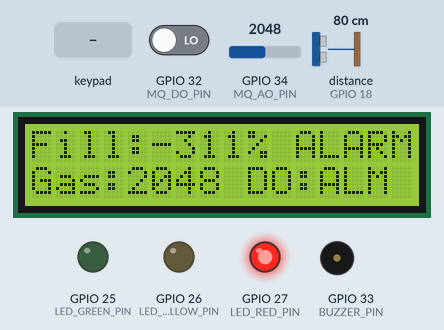
The sketch below on a simulated ESP32. Parts: 16×2 character LCD, output pins drawn as LEDs (lit = HIGH), buzzer (waves = sounding). Wiring (inferred from the names in the program): ultrasonic range finder: trigger GPIO 5; echo GPIO 18. Inputs (shaded band) come from the test bench; at power-on: GPIO 32 (MQ_DO_PIN) LOW, GPIO 34 (MQ_AO_PIN) = 2048, distance to the obstacle (sensor on GPIO 18) 80 cm. The echo pulse lasts 58.3 µs per cm; WiFi joins after 1.5 s; servers stay silent unless stated; uploads are accepted with an empty reply; pins used as bus, display or sensor lines are not drawn; what the sketch prints to the serial monitor is not drawn.

Above: at 4.5 s.
4.6 s: keypad keys 1 2 1 4 1 3 pressed 0.4 s apart
At 7.8 s:
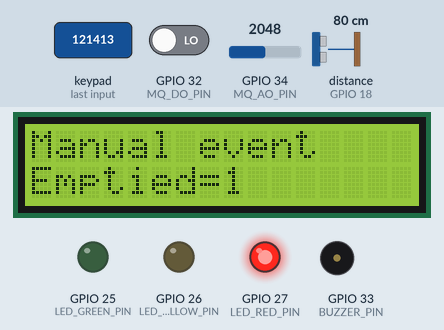
10.7 s: GPIO 32 (MQ_DO_PIN) driven HIGH
At 13.5 s:
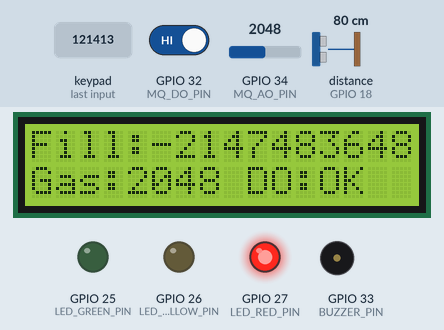
14.7 s: GPIO 34 (MQ_AO_PIN) set to 491
At 15.7 s:
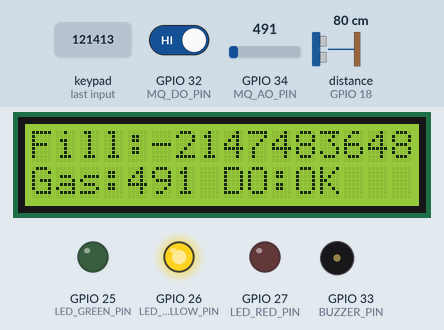
18.7 s: GPIO 34 (MQ_AO_PIN) set to 418
At 20.2 s:
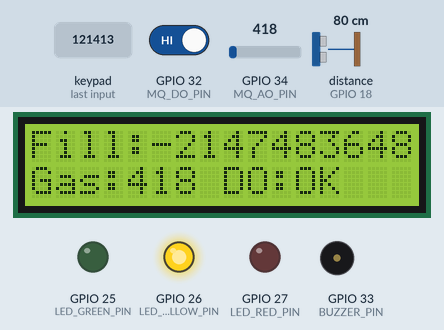
20.5 s: GPIO 34 (MQ_AO_PIN) set to 370
At 21.5 s:
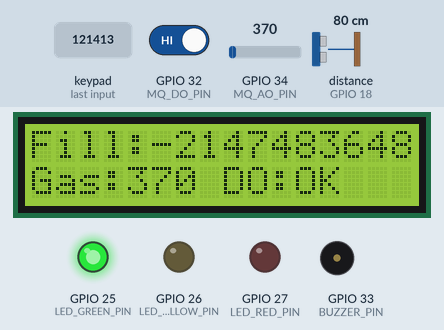
22.5 s: key '#' pressed
At 23.8 s:
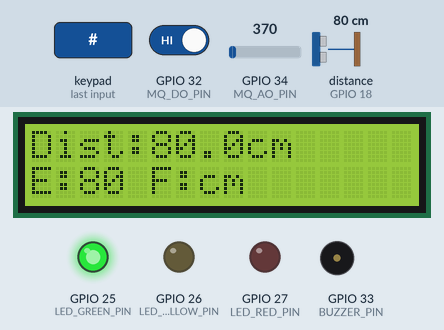
Timing chart, 0 to 25.5 s (numbered marks = the images above; inputs shaded):
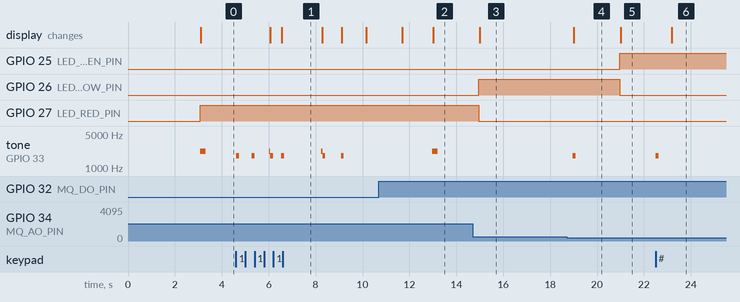

Measured:
- the behaviour switches between 400 and 399 on GPIO 34 (MQ_AO_PIN) (found by bisection; images 4 and 5)
- after the input at 4.6 s, the display: first changes after 1.5 s (image 1 shows a later state)
- after the input at 10.7 s, the display: first differs from a run without the input after 2.3 s (image 2)
- after the input at 14.7 s, GPIO 26 (LED_YELLOW_PIN): LOW → HIGH after 0.26 s; GPIO 27 (LED_RED_PIN): HIGH → LOW after 0.26 s; tone on GPIO 33 (BUZZER_PIN): stays silent (without the input it goes to 2200 Hz after 1.3 s); the display: changes after 0.31 s (image 3)
- after the input at 18.7 s, the display: changes after 0.31 s (image 4)
- after the input at 20.5 s, GPIO 25 (LED_GREEN_PIN): LOW → HIGH after 0.47 s; GPIO 26 (LED_YELLOW_PIN): HIGH → LOW after 0.47 s; the display: changes after 0.51 s (image 5)
- after the input at 22.5 s, tone on GPIO 33 (BUZZER_PIN): silent → 1800 Hz at once, → silent 0.12 s later; the display: changes after 0.69 s (image 6)
- by itself, tone on GPIO 33 (BUZZER_PIN): plays 1800 Hz for 0.12 s, 1800 Hz for 0.12 s, 2200 Hz for 0.05 s, 1800 Hz for 0.12 s, 1800 Hz for 0.12 s, 2200 Hz for 0.06 s … (8 notes in this stretch)

The sketch:

smart_trash_esp32.ino
```cpp
/*
Smart Trash Bin Fill + Odor Monitoring System
ESP32 firmware
*/

#include <WiFi.h>
#include <HTTPClient.h>
#include <Wire.h>
#include <LiquidCrystal_I2C.h>
#include <Keypad.h>
#include <Preferences.h>
#include <WiFiClientSecure.h> // TELEGRAM KISMI


// Network configuration
const char* WIFI_SSID = "Galaxy S22 Ultra B12D";
const char* WIFI_PASSWORD = "bob12345a";
//const char* WIFI_SSID = "readme note on iki puro";
//const char* WIFI_PASSWORD = "jonganma";

// Change the IP address to the PC/server running server.cpp
const char* API_URL = "http://10.99.101.218:8080/api/trash";

// Device configuration
const char* DEVICE_ID = "trash_bin_01";
const char* FIRMWARE_VERSION = "2.0.0";

//USED PINS
//5,18,34,32,25,26,27,33,21,22,23,19,17,16,12,13

// Pin configuration
const int TRIG_PIN = 5;
const int ECHO_PIN = 18;

const int MQ_AO_PIN = 34;     // ADC input only
const int MQ_DO_PIN = 32;     // Digital output from MQ module
const bool MQ_DO_ACTIVE_LOW = true;

const int LED_GREEN_PIN = 25;
const int LED_YELLOW_PIN = 26;
const int LED_RED_PIN = 27;
const int BUZZER_PIN = 33;

// LCD: common I2C address is 0x27 or 0x3F
LiquidCrystal_I2C lcd(0x27, 16, 2);

// Keypad wiring - change if your hardware uses different pins
const byte ROWS = 4;
const byte COLS = 3;

char keys[ROWS][COLS] = {
  {'1','2','3'},
  {'4','5','6'},
  {'7','8','9'},
  {'*','0','#'}
};

byte rowPins[ROWS] = {23, 19, 17, 16};
byte colPins[COLS] = {12, 14, 13};
Keypad keypad = Keypad(makeKeymap(keys), rowPins, colPins, ROWS, COLS);

// Thresholds
const int FILL_WARNING = 70;
const int FILL_ALARM = 90;
const int GAS_WARNING = 400;
const int GAS_ALARM = 800;

// Timing
const unsigned long SENSOR_INTERVAL_MS = 1000;
const unsigned long POST_INTERVAL_MS = 5000;
const unsigned long LCD_INTERVAL_MS = 1000;
const unsigned long WIFI_RETRY_INTERVAL_MS = 5000;

// Calibration defaults
// emptyDistanceCm: distance from sensor to trash when bin is empty
// fullDistanceCm : distance from sensor to trash when bin is considered full
float emptyDistanceCm = 22.303548387097;
float fullDistanceCm = 3.781282051282;
int cleanGasBaseline = 0;

// Runtime values
Preferences prefs;

float distanceCm = -1.0;
int fillPercent = 0;
int gasRaw = 0;
float gasVoltage = 0.0;
bool gasDigitalAlarm = false;
String systemStatus = "NORMAL";
String lastStatusForTelegram = "NORMAL"; // Durum değişimini takip etmek için ekledik

int previousFillPercent = 0;
bool forceEmptiedEvent = false;
int emptiedEvent = 0;

unsigned long lastSensorMs = 0;
unsigned long lastPostMs = 0;
unsigned long lastLcdMs = 0;
unsigned long lastWifiRetryMs = 0;

byte lcdPage = 0;


// Prototip
bool sendDataToServer();


String urlEncode(const String& value) {
  String encoded = "";
  char buf[4];

  for (size_t i = 0; i < value.length(); i++) {
    char c = value[i];

    if (isalnum(c) || c == '-' || c == '_' || c == '.' || c == '~') {
      encoded += c;
    } else if (c == ' ') {
      encoded += '+';
    } else {
      snprintf(buf, sizeof(buf), "%%%02X", (unsigned char)c);
      encoded += buf;
    }
  }

  return encoded;
}

// TELEGRAM KISMI: Mesaj gönderme fonksiyonu
void sendTelegramMessage(String message) {
  WiFiClientSecure client;
  client.setInsecure(); // Windows/ESP32 sertifika hatalarını önler

  String token = "8607846827:AAHP3oKxtuAtw5RJJ9KYOY-PvFoOvp2vCWE";
  String chat_id = "1142788030";

  if (client.connect("api.telegram.org", 443)) {
    // Mesajdaki boşlukları ve özel karakterleri düzeltmek için urlEncode kullanıyoruz
    String url = "/bot" + token + "/sendMessage?chat_id=" + chat_id + "&text=" + urlEncode(message);
    client.print(String("GET ") + url + " HTTP/1.1\r\n" +
                 "Host: api.telegram.org\r\n" +
                 "Connection: close\r\n\r\n");
    Serial.println("Telegram: Mesaj gonderildi!");
  }
}


// Wi-Fi
void connectWiFi() {
  if (WiFi.status() == WL_CONNECTED) return;

  Serial.print("Connecting to Wi-Fi: ");
  //Serial.println(WIFI_SSID);

  //WiFi.mode(WIFI_STA);
  WiFi.begin(WIFI_SSID, WIFI_PASSWORD);
  unsigned long start = millis();
  while (WiFi.status() != WL_CONNECTED && millis() - start < 12000) {
    delay(300);
    Serial.print(".");
  }
  Serial.println();

  if (WiFi.status() == WL_CONNECTED) {
    Serial.print("Wi-Fi connected. IP: ");
    Serial.println(WiFi.localIP());
  } else {
    Serial.println("Wi-Fi connection failed. Will retry later.");
  }
}

void ensureWiFi() {

}

// Sensor reading
float readUltrasonicDistanceOnce() {
  digitalWrite(TRIG_PIN, LOW);
  delayMicroseconds(5);

  digitalWrite(TRIG_PIN, HIGH);
  delayMicroseconds(18);
  digitalWrite(TRIG_PIN, LOW);

  // Timeout 30 ms ~= 5 meters, enough for trash bin
  unsigned long duration = pulseIn(ECHO_PIN, HIGH, 30000);

  if (duration == 0) {
    return -1.0;
  }

  // Speed of sound: 343 m/s -> 0.0343 cm/us, divide by 2 for round trip
  return duration * 0.0343 / 2.0;
}

float readUltrasonicDistanceAverage(byte sampleCount = 5) {
  float total = 0;
  int valid = 0;

  for (byte i = 0; i < sampleCount; i++) {
    float d = readUltrasonicDistanceOnce();
    total += d;
    valid++;

    delay(40);
  }

  if (valid == 0) {
    return -1.0;
  }

  return total / valid;
}

int readGasAverage(byte sampleCount = 10) {
  long total = 0;

  for (byte i = 0; i < sampleCount; i++) {
    total += analogRead(MQ_AO_PIN);
    delay(5);
  }

  return total / sampleCount;
}


void readSensors() {
  distanceCm = readUltrasonicDistanceAverage();
  fillPercent = (1-((distanceCm-fullDistanceCm)/(emptyDistanceCm-fullDistanceCm)))*100;
  Serial.printf("Full: %f\n",fullDistanceCm);
  Serial.printf("Empty:%f\n",emptyDistanceCm);
  Serial.printf("Dist: %f\n",distanceCm);


  gasRaw = readGasAverage();
  gasVoltage = (gasRaw / 4095.0) * 3.3;
  {
    bool value = (bool)digitalRead(MQ_DO_PIN);
    gasDigitalAlarm = value^MQ_DO_ACTIVE_LOW;
  }
  systemStatus = "NORMAL";
  if (fillPercent >= FILL_WARNING || gasRaw >= GAS_WARNING) {
    systemStatus = "WARNING";
  }
  if (fillPercent >= FILL_ALARM || gasRaw >= GAS_ALARM || gasDigitalAlarm) {
    systemStatus = "ALARM";
  }


  // TELEGRAM KISMI: Alarm durumuna geçişte bir kez mesaj atar
  if (systemStatus == "ALARM" && lastStatusForTelegram != "ALARM") {
    sendTelegramMessage("Sistem Uyarisi: dikkat! Cop kutusu doldu veya kotu koku tespit edildi!");
  }
  lastStatusForTelegram = systemStatus;

  // Emptying detection:
  // If the bin was high and suddenly becomes low, count it as an emptying event.
  emptiedEvent = 0;
  if ((previousFillPercent >= 70 && fillPercent <= 20) || forceEmptiedEvent) {
    emptiedEvent = 1;
    forceEmptiedEvent = false;
    sendTelegramMessage("Cop kutusu bosaltildi. Islem tamam!"); // Opsiyonel bilgi mesajı
  }

  previousFillPercent = fillPercent;

  digitalWrite(LED_GREEN_PIN, systemStatus == "NORMAL" ? HIGH : LOW);
  digitalWrite(LED_YELLOW_PIN, systemStatus == "WARNING" ? HIGH : LOW);
  digitalWrite(LED_RED_PIN, systemStatus == "ALARM" ? HIGH : LOW);

  static unsigned long lastBeep = 0;
  unsigned long now = millis();

  if (systemStatus == "ALARM" && now - lastBeep > 2000) {
    tone(BUZZER_PIN, 2200, 250);
    lastBeep = now;
  } else if (systemStatus == "WARNING" && now - lastBeep > 5000) {
    tone(BUZZER_PIN, 1800, 120);
    lastBeep = now;
  }

  Serial.printf(
    "Distance=%.1f cm | Fill=%d%% | Gas=%d | Voltage=%.2f | DO=%d | Status=%s | Emptied=%d\n",
    distanceCm,
    fillPercent,
    gasRaw,
    gasVoltage,
    gasDigitalAlarm,
    systemStatus.c_str(),
    emptiedEvent
  );
}


void showMessage(const String& line1, const String& line2, unsigned long holdMs = 1200) {
  lcd.clear();
  lcd.setCursor(0, 0);
  lcd.print(line1.substring(0, 16));
  lcd.setCursor(0, 1);
  lcd.print(line2.substring(0, 16));
  delay(holdMs);
}

// Keypad ve Kalibrasyon
void handleKeypad() {
  char key = keypad.getKey();
  if (!key) return;

  tone(BUZZER_PIN, 1800, 120);

  switch (key) {
    case '1':
      emptyDistanceCm = readUltrasonicDistanceAverage(10);
      break;

    case '2':
      fullDistanceCm = readUltrasonicDistanceAverage(10);
      break;

    case '3':
      showMessage("Calibrating", "Clean air gas", 900);
      cleanGasBaseline = readGasAverage(25);
      showMessage("Gas baseline", String(cleanGasBaseline), 1500);

      showMessage("Manual upload", "Request sent", 1000);
      break;

    case '4':
      forceEmptiedEvent = true;
      showMessage("Manual event", "Emptied=1", 1200);
      break;

    case '#':
      lcdPage = (lcdPage + 1) % 3;
      break;

    case '*':
      sendDataToServer();
      break;

    default:
      break;
  }
}

// LCD
void updateLCD() {
  lcd.clear();

  if (lcdPage == 0) {
    lcd.setCursor(0, 0);
    lcd.print("Fill:");
    lcd.print(fillPercent);
    lcd.print("% ");
    lcd.print(systemStatus);

    lcd.setCursor(0, 1);
    lcd.print("Gas:");
    lcd.print(gasRaw);
    lcd.print(" DO:");
    lcd.print(gasDigitalAlarm ? "ALM" : "OK ");
  } else if (lcdPage == 1) {
    lcd.setCursor(0, 0);
    lcd.print("Dist:");
    if (distanceCm > 0) {
      lcd.print(distanceCm, 1);
      lcd.print("cm");
    } else {
      lcd.print("ERR");
    }

    lcd.setCursor(0, 1);
    lcd.print("E:");
    lcd.print(emptyDistanceCm, 0);
    lcd.print(" F:");
    // lcd.print(fullDistanceCm, 0); // Orijinal koda sadık kalınmıştır
    lcd.print("cm");
  } else {
    lcd.setCursor(0, 0);
    lcd.print(WiFi.status() == WL_CONNECTED ? "WiFi:Connected" : "WiFi:Offline");

    lcd.setCursor(0, 1);
    lcd.print("IP:");
    if (WiFi.status() == WL_CONNECTED) {
      lcd.print(WiFi.localIP());
    } else {
      // lcd.print("no network"); // Orijinal koda sadık kalınmıştır
    }
  }
}

// HTTP upload
bool sendDataToServer() {
  if (WiFi.status() != WL_CONNECTED) {
    Serial.println("Upload skipped: Wi-Fi offline.");
    return false;
  }

  HTTPClient http;
  http.begin(API_URL);
  http.addHeader("Content-Type", "application/x-www-form-urlencoded");

  String payload = "";
  payload += "device_id=" + urlEncode(DEVICE_ID);
  payload += "&fill=" + String(fillPercent);
  payload += "&gas=" + String(gasRaw);
  payload += "&gas_voltage=" + String(gasVoltage, 3);
  payload += "&gas_do=" + String(gasDigitalAlarm ? 1 : 0);
  payload += "&distance=" + String(distanceCm, 2);
  payload += "&status=" + urlEncode(systemStatus);
  payload += "&emptied=" + String(emptiedEvent);
  payload += "&firmware=" + urlEncode(FIRMWARE_VERSION);
  payload += "&rssi=" + String(WiFi.RSSI());
  payload += "&cal_empty=" + String(emptyDistanceCm, 2);
  payload += "&cal_full=" + String(fullDistanceCm, 2);
  payload += "&timestamp=" + String(millis());

  int httpCode = http.POST(payload);
  String response = http.getString();

  Serial.printf("POST %s -> HTTP %d | %s\n", API_URL, httpCode, response.c_str());

  http.end();

  // Prevent repeated emptying flag for the same physical event.
  if (httpCode >= 200 && httpCode < 300) {
    emptiedEvent = 0;
  }

  return httpCode >= 200 && httpCode < 300;
}

// Setup / Loop
void setup() {
  Serial.begin(115200);

  pinMode(TRIG_PIN, OUTPUT);
  pinMode(ECHO_PIN, INPUT);

  pinMode(MQ_AO_PIN, INPUT);
  pinMode(MQ_DO_PIN, INPUT);

  pinMode(LED_GREEN_PIN, OUTPUT);
  pinMode(LED_YELLOW_PIN, OUTPUT);
  pinMode(LED_RED_PIN, OUTPUT);
  pinMode(BUZZER_PIN, OUTPUT);

  digitalWrite(LED_GREEN_PIN, LOW);
  digitalWrite(LED_YELLOW_PIN, LOW);
  digitalWrite(LED_RED_PIN, LOW);

  Wire.begin(21, 22);
  lcd.init();
  lcd.backlight();

  showMessage("Smart Trash Bin", "Starting...", 1000);

  connectWiFi();

  readSensors();
  updateLCD();
  sendDataToServer();
}

void loop() {
  unsigned long now = millis();
  if (WiFi.status() != WL_CONNECTED){
    if (now - lastWifiRetryMs >= WIFI_RETRY_INTERVAL_MS) {
      lastWifiRetryMs = now;
      connectWiFi();
    }
  }
  handleKeypad();

  if (now - lastSensorMs >= SENSOR_INTERVAL_MS) {
    lastSensorMs = now;
    readSensors();
  }

  if (now - lastLcdMs >= LCD_INTERVAL_MS) {
    lastLcdMs = now;
    updateLCD();
  }

  if (now - lastPostMs >= POST_INTERVAL_MS) {
    lastPostMs = now;
    sendDataToServer();
  }
}
```
